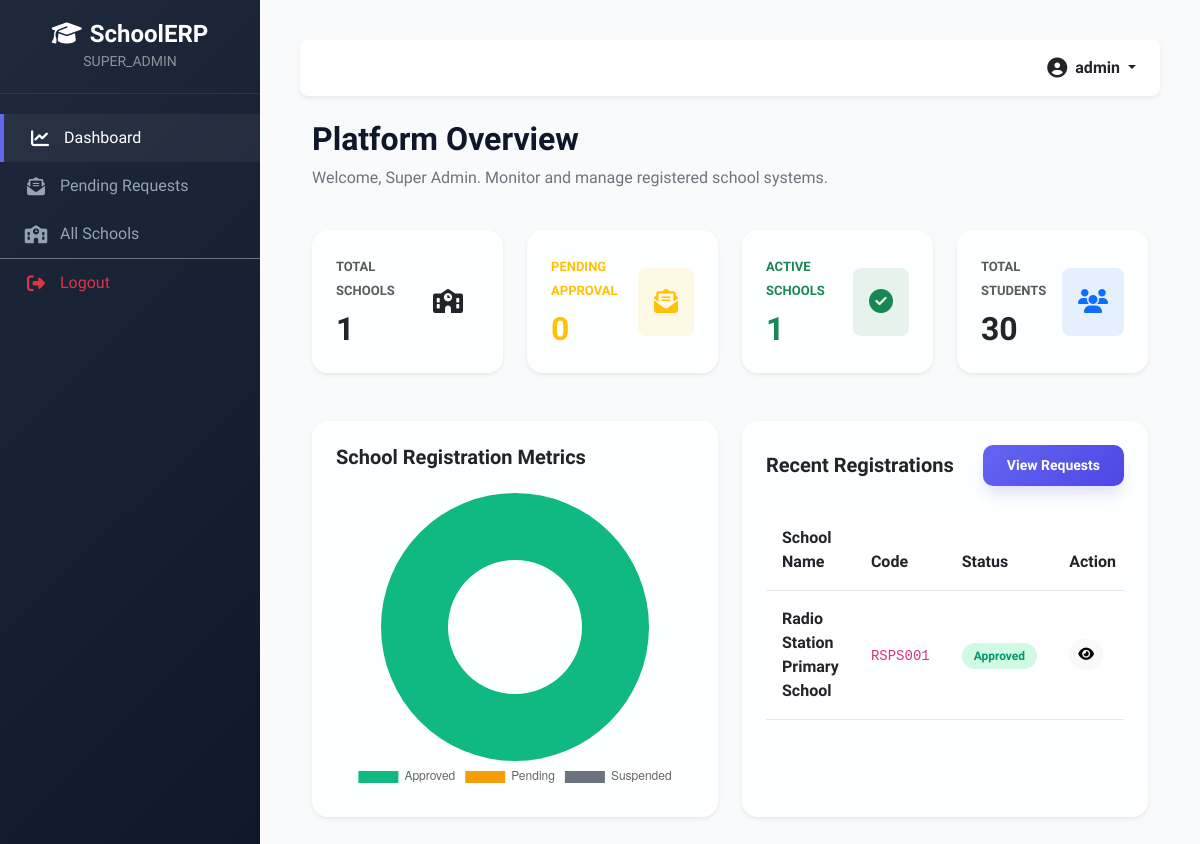
The app's page /admin/dashboard.php (signed in) with its own data.
### tables this page shows
CREATE TABLE IF NOT EXISTS `schools` (
  `id` INT AUTO_INCREMENT PRIMARY KEY,
  `school_name` VARCHAR(150) NOT NULL,
  `school_code` VARCHAR(50) NOT NULL UNIQUE,
  `email` VARCHAR(100) NOT NULL UNIQUE,
  `phone` VARCHAR(20) NOT NULL,
  `address` TEXT NOT NULL,
  `city` VARCHAR(50) NOT NULL,
  `state` VARCHAR(50) NOT NULL,
  `pincode` VARCHAR(10) NOT NULL,
  `website` VARCHAR(100) DEFAULT NULL,
  `logo` VARCHAR(255) DEFAULT NULL,
  `board` VARCHAR(50) NOT NULL,  
  `medium` VARCHAR(50) NOT NULL,
  `established_year` INT NOT NULL,
  `school_type` VARCHAR(50) NOT NULL,  
  `principal_name` VARCHAR(100) NOT NULL,
  `principal_email` VARCHAR(100) NOT NULL,
  `principal_phone` VARCHAR(20) NOT NULL,
  `status` ENUM('pending', 'approved', 'rejected', 'suspended') DEFAULT 'pending',
  `rejection_reason` TEXT DEFAULT NULL,
  `created_at` TIMESTAMP DEFAULT CURRENT_TIMESTAMP,
  `updated_at` TIMESTAMP DEFAULT CURRENT_TIMESTAMP ON UPDATE CURRENT_TIMESTAMP,
  INDEX (`status`),
  INDEX (`school_code`)
);

### admin/dashboard.php (the view, shortened to what this page needs)
<?php
require_once __DIR__ . '/../includes/header.php';
$db = getDBConnection();
$totalSchools = $db->query("SELECT COUNT(*) FROM schools")->fetchColumn();
$pendingSchools = $db->query("SELECT COUNT(*) FROM schools WHERE status = 'pending'")->fetchColumn();
$approvedSchools = $db->query("SELECT COUNT(*) FROM schools WHERE status = 'approved'")->fetchColumn();
$suspendedSchools = $db->query("SELECT COUNT(*) FROM schools WHERE status = 'suspended'")->fetchColumn();
$totalStudents = $db->query("SELECT COUNT(*) FROM students")->fetchColumn();
$stmt = $db->query("SELECT * FROM schools ORDER BY id DESC LIMIT 5");
$recentSchools = $stmt->fetchAll();
?>
<div class="container-fluid">
    <div class="row mb-4">
        <div class="col-12">
            <h2 class="fw-bold">Platform Overview</h2>
            <p class="text-secondary">Welcome, Super Admin. Monitor and manage registered school systems.</p>
        </div>
    </div>
    <div class="row g-4 mb-5">
        <div class="col-md-3">
            <div class="card border-0 shadow-sm glass-card p-4">
                <div class="d-flex align-items-center justify-content-between">
                    <div>
                        <span class="text-muted fw-bold" style="font-size: 13px;">TOTAL SCHOOLS</span>
                        <h2 class="fw-bold mt-2 mb-0"><?= $totalSchools ?></h2>
                    </div>
                    <div class="bg-indigo bg-opacity-10 text-indigo rounded-3 p-3" style="font-size: 24px;">
                        <i class="fa-solid fa-school"></i>
                    </div>
                </div>
            </div>
        </div>
        <div class="col-md-3">
            <div class="card border-0 shadow-sm glass-card p-4">
                <div class="d-flex align-items-center justify-content-between">
                    <div>
                        <span class="text-warning fw-bold" style="font-size: 13px;">PENDING APPROVAL</span>
                        <h2 class="fw-bold mt-2 mb-0 text-warning"><?= $pendingSchools ?></h2>
                    </div>
                    <div class="bg-warning bg-opacity-10 text-warning rounded-3 p-3" style="font-size: 24px;">
                        <i class="fa-solid fa-envelope-open-text"></i>
                    </div>
                </div>
            </div>
        </div>
        <div class="col-md-3">
            <div class="card border-0 shadow-sm glass-card p-4">
                <div class="d-flex align-items-center justify-content-between">
                    <div>
                        <span class="text-success fw-bold" style="font-size: 13px;">ACTIVE SCHOOLS</span>
                        <h2 class="fw-bold mt-2 mb-0 text-success"><?= $approvedSchools ?></h2>
                    </div>
                    <div class="bg-success bg-opacity-10 text-success rounded-3 p-3" style="font-size: 24px;">
                        <i class="fa-solid fa-circle-check"></i>
                    </div>
                </div>
            </div>
        </div>
        <div class="col-md-3">
            <div class="card border-0 shadow-sm glass-card p-4">
                <div class="d-flex align-items-center justify-content-between">
                    <div>
                        <span class="text-muted fw-bold" style="font-size: 13px;">TOTAL STUDENTS</span>
                        <h2 class="fw-bold mt-2 mb-0"><?= $totalStudents ?></h2>
                    </div>
                    <div class="bg-primary bg-opacity-10 text-primary rounded-3 p-3" style="font-size: 24px;">
                        <i class="fa-solid fa-users"></i>
                    </div>
                </div>
            </div>
        </div>
    </div>
    <div class="row g-4">
        <div class="col-lg-6">
            <div class="card border-0 shadow-sm p-4 h-100 glass-card">
                <h5 class="fw-bold mb-4">School Registration Metrics</h5>
                <div style="height: 300px;">
                    <canvas id="registrationChart"></canvas>
                </div>
            </div>
        </div>
        <div class="col-lg-6">
            <div class="card border-0 shadow-sm p-4 h-100 glass-card">
                <div class="d-flex align-items-center justify-content-between mb-4">
                    <h5 class="fw-bold mb-0">Recent Registrations</h5>
                    <a href="school-requests.php" class="btn btn-indigo btn-sm">View Requests</a>
                </div>
                <div class="table-responsive">
                    <table class="table align-middle custom-table">
                        <thead>
                            <tr>
                                <th>School Name</th>
                                <th>Code</th>
                                <th>Status</th>
                                <th>Action</th>
                            </tr>
                        </thead>
                        <tbody>
                            <?php if (empty($recentSchools)): ?>
                                <tr>
                                    <td colspan="4" class="text-center text-muted">No registration records found.</td>
                                </tr>
                            <?php else: ?>
                                <?php foreach ($recentSchools as $school): ?>
                                    <tr>
                                        <td class="fw-bold"><?= htmlspecialchars($school['school_name']) ?></td>
                                        <td><code><?= htmlspecialchars($school['school_code']) ?></code></td>
                                        <td>
                                            <span class="status-badge status-<?= $school['status'] ?>">
                                                <?= ucfirst($school['status']) ?>
                                            </span>
                                        </td>
                                        <td>
                                            <a href="school-view.php?id=<?= $school['id'] ?>" class="btn btn-light btn-sm rounded-circle"><i class="fa-solid fa-eye"></i></a>
                                        </td>
                                    </tr>
                                <?php endforeach; ?>
                            <?php endif; ?>
                        </tbody>
                    </table>
                </div>
            </div>
        </div>
    </div>
</div>
<script>
document.addEventListener("DOMContentLoaded", function() {
    const ctx = document.getElementById('registrationChart').getContext('2d');
    new Chart(ctx, {
        type: 'doughnut',
        data: {
            labels: ['Approved', 'Pending', 'Suspended'],
            datasets: [{
                data: [<?= $approvedSchools ?>, <?= $pendingSchools ?>, <?= $suspendedSchools ?>],
                backgroundColor: ['#10b981', '#f59e0b', '#6b7280'],
                borderWidth: 0
            }]
        },
        options: {
            responsive: true,
            maintainAspectRatio: false,
            plugins: {
                legend: {
                    position: 'bottom'
                }
            }
        }
    });
});
</script>
<?php require_once __DIR__ . '/../includes/footer.php'; ?>

### assets/css/style.css (style rules this page uses)
:root { --primary-gradient: linear-gradient(135deg, #6366f1 0%, #4f46e5 100%); --secondary-gradient: linear-gradient(135deg, #3b82f6 0%, #1d4ed8 100%); --accent-gradient: linear-gradient(135deg, #ec4899 0%, #db2777 100%); --dark-gradient: linear-gradient(135deg, #1e293b 0%, #0f172a 100%); --bg-primary: #f8fafc; --bg-secondary: #ffffff; --bg-tertiary: #f1f5f9; --text-primary: #0f172a; --text-secondary: #475569; --text-muted: #94a3b8; --border-color: #e2e8f0; --shadow-sm: 0 1px 2px 0 rgb(0 0 0 / 0.05); --shadow-md: 0 4px 6px -1px rgb(0 0 0 / 0.1), 0 2px 4px -2px rgb(0 0 0 / 0.1); --shadow-lg: 0 10px 15px -3px rgb(0 0 0 / 0.1), 0 4px 6px -4px rgb(0 0 0 / 0.1); --shadow-indigo: 0 10px 15px -3px rgba(99, 102, 241, 0.2); --sidebar-width: 260px; --transition-speed: 0.3s; }
body { font-family: 'Plus Jakarta Sans', sans-serif; background-color: var(--bg-primary); color: var(--text-primary); overflow-x: hidden; }
.glass-card { background: rgba(255, 255, 255, 0.85); backdrop-filter: blur(10px); -webkit-backdrop-filter: blur(10px); border: 1px solid rgba(255, 255, 255, 0.5); box-shadow: var(--shadow-md); border-radius: 16px; transition: all var(--transition-speed) ease; }
.btn-indigo { background: var(--primary-gradient); color: white; border: none; padding: 10px 24px; border-radius: 10px; font-weight: 600; transition: all var(--transition-speed) ease; box-shadow: var(--shadow-indigo); }
.custom-table thead { background-color: var(--bg-tertiary); color: var(--text-secondary); }
.custom-table th { font-weight: 600; border-bottom: 1px solid var(--border-color); padding: 16px; }
.custom-table td { padding: 16px; vertical-align: middle; border-bottom: 1px solid var(--border-color); }
.status-badge { padding: 6px 12px; border-radius: 20px; font-weight: 600; font-size: 12px; }
.status-approved { background: #d1fae5; color: #059669; }

### records on screen
schools: school_name "Radio Station Primary School", school_code "RSPS001", status "Approved"

### other values on screen
APP_NAME "SchoolERP"
$role "SUPER_ADMIN"
$val[2] "Dashboard"
$val[2] "Pending Requests"
$val[2] "All Schools"
$_SESSION['username'] "admin"
$totalSchools "1"
$pendingSchools "0"
$approvedSchools "1"
$totalStudents "30"
chart data {{ $pendingSchools }} 0
chart data {{ $suspendedSchools }} 0
